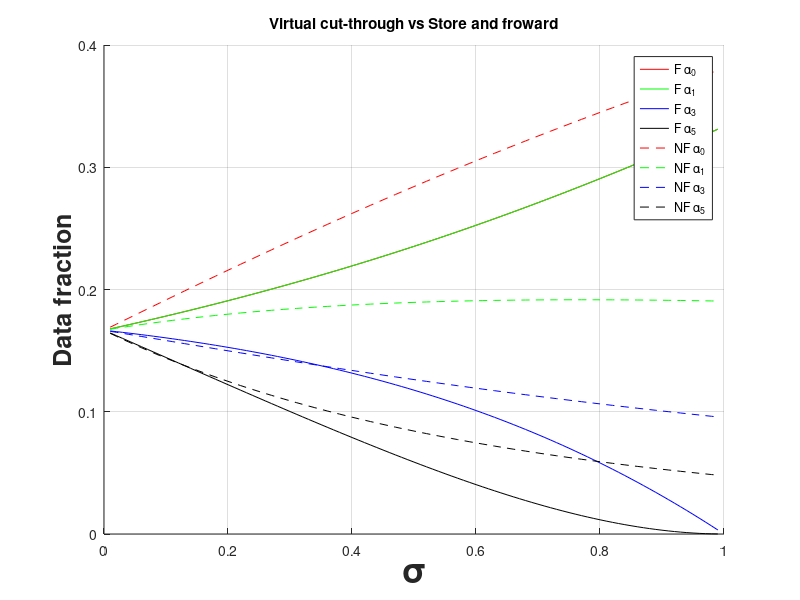

Write MATLAB code to recreate this figure.
clear
clc
B = [1
    0
    0
    0];

solution = [];
for sigma = 0.01:0.01:0.99
    
    A = [1 2 2 1
        1 -1 0 0
        0 sigma-1 1 0
        0 sigma-1 sigma 1];
    
    s = [];
    s = A\B;
    s = s';
    solution = [solution;s];
    
end

sigma = [0.01:0.01:0.99];

figure
hold on
plot(sigma,solution(:,1),'-r');
plot(sigma,solution(:,2),'-g');
plot(sigma,solution(:,3),'-b');
plot(sigma,solution(:,4),'-k');


B = [1
    0
    0
    0];

solution = [];
for sigma = 0.01:0.01:0.99
    t = sigma + 1;
    t = -t;
    
    z = -sigma;
    
    A = [1 2 2 1
        1 t 0 0
        1 z t 0
        1 z z t];
    
    s = [];
    s = A\B;
    s = s';
    solution = [solution;s];
    
end

sigma = [0.01:0.01:0.99];
grid on

plot(sigma,solution(:,1),'--r');
plot(sigma,solution(:,2),'--g');
plot(sigma,solution(:,3),'--b');
plot(sigma,solution(:,4),'--k');

ylabel('Data fraction','fontweight','bold','FontSize',18);
xlabel('\sigma','fontweight','bold','FontSize',25);
title('Virtual cut-through vs Store and froward');
legend('F \alpha_0','F \alpha_1','F \alpha_3','F \alpha_5','NF \alpha_0','NF \alpha_1','NF \alpha_3','NF \alpha_5');
